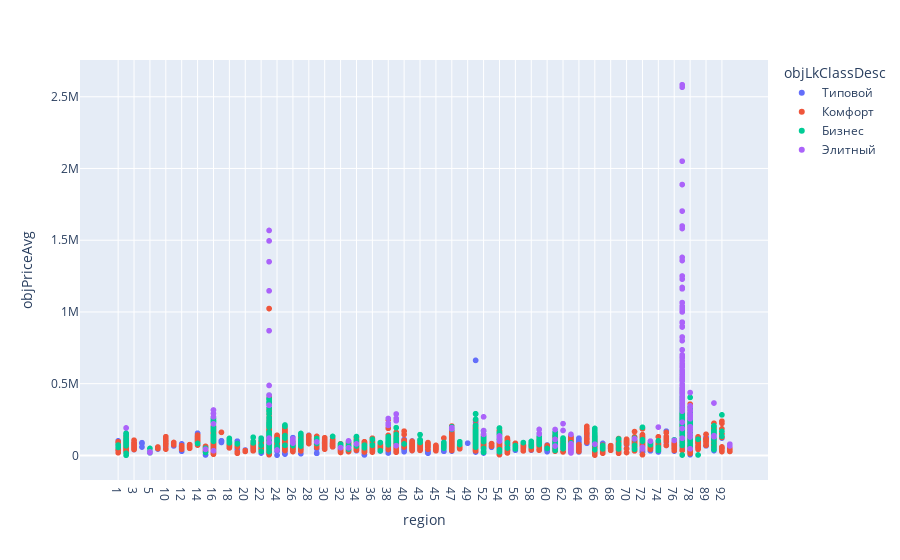

Notebook code for this chart:
### Markdown cell above
## Стоимость строящегося жилья по регионам

### Code cell
# Диаграмма рассеивания цен на жилье по регионам
df_copy = df[['region', 'objPriceAvg', 'objLkClassDesc', 'region_int']].dropna()
df_copy = df_copy.sort_values(by='region_int')
fig = px.scatter(df_copy, x='region', y='objPriceAvg', color='objLkClassDesc')
fig.show()

### Figure 1 — Plotly figure (JSON) as saved in the notebook; plotly's stock layout.template omitted (floating-point values rounded to 4 significant figures; data arrays with more than 128 entries replaced by an {"elided": "..."} marker saying what was removed)
{"data": [{"hovertemplate": "objLkClassDesc=Типовой<br>region=%{x}<br>objPriceAvg=%{y}<extra></extra>", "legendgroup": "Типовой", "marker": {"color": "#636efa", "symbol": "circle"}, "mode": "markers", "name": "Типовой", "showlegend": true, "type": "scattergl", "x": {"elided": "2768 str values"}, "xaxis": "x", "y": {"elided": "2768 int values"}, "yaxis": "y"}, {"hovertemplate": "objLkClassDesc=Комфорт<br>region=%{x}<br>objPriceAvg=%{y}<extra></extra>", "legendgroup": "Комфорт", "marker": {"color": "#EF553B", "symbol": "circle"}, "mode": "markers", "name": "Комфорт", "showlegend": true, "type": "scattergl", "x": {"elided": "4001 str values"}, "xaxis": "x", "y": {"elided": "4001 int values"}, "yaxis": "y"}, {"hovertemplate": "objLkClassDesc=Бизнес<br>region=%{x}<br>objPriceAvg=%{y}<extra></extra>", "legendgroup": "Бизнес", "marker": {"color": "#00cc96", "symbol": "circle"}, "mode": "markers", "name": "Бизнес", "showlegend": true, "type": "scattergl", "x": {"elided": "761 str values"}, "xaxis": "x", "y": {"elided": "761 int values"}, "yaxis": "y"}, {"hovertemplate": "objLkClassDesc=Элитный<br>region=%{x}<br>objPriceAvg=%{y}<extra></extra>", "legendgroup": "Элитный", "marker": {"color": "#ab63fa", "symbol": "circle"}, "mode": "markers", "name": "Элитный", "showlegend": true, "type": "scattergl", "x": {"elided": "199 str values"}, "xaxis": "x", "y": {"elided": "199 int values"}, "yaxis": "y"}], "layout": {"legend": {"title": {"text": "objLkClassDesc"}, "tracegroupgap": 0}, "margin": {"t": 60}, "xaxis": {"anchor": "y", "domain": [0, 1], "title": {"text": "region"}}, "yaxis": {"anchor": "x", "domain": [0, 1], "title": {"text": "objPriceAvg"}}}}
